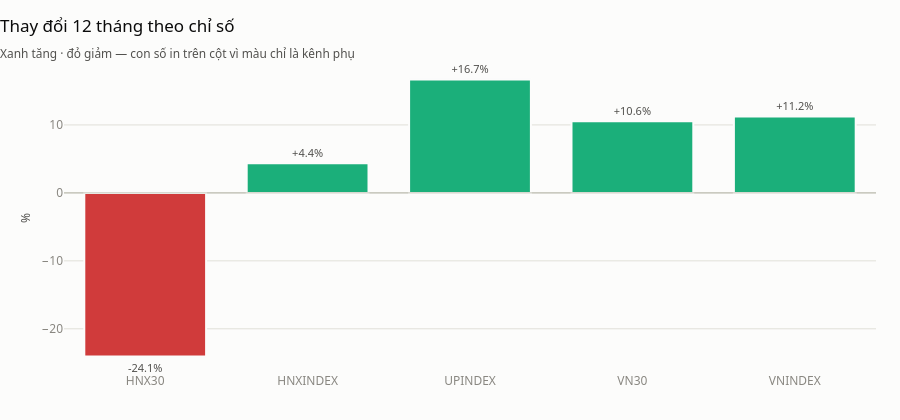

This figure's notebook cell:
### Markdown cell above
Đọc được ngay: chỉ số nào dẫn dắt, chỉ số nào tụt lại, và khoảng cách giữa
chúng nở ra hay hẹp lại vào lúc nào. Không thông tin nào trong đó lấy được từ
một biểu đồ hai trục y.

### Code cell
tong_ket = (
    hieu_suat.groupby("symbol", observed=True)["chi_so_100"]
    .last()
    .sub(100)
    .round(2)
    .reset_index()
    .rename(columns={"chi_so_100": "thay_doi_pct"})
)

thanh_doi_mau(
    tong_ket,
    x="symbol",
    y="thay_doi_pct",
    tieu_de="Thay đổi 12 tháng theo chỉ số",
    phu_de="Xanh tăng · đỏ giảm — con số in trên cột vì màu chỉ là kênh phụ",
    nhan_y="%",
    dinh_dang_nhan="{:+.1f}%",
)

### Figure 1 — Plotly figure (JSON) as saved in the notebook; plotly's stock layout.template omitted (floating-point values rounded to 4 significant figures)
{"data": [{"cliponaxis": false, "hovertemplate": "%{x}<br>%{y:,.2f}<extra></extra>", "marker": {"color": ["#d03b3b", "#1baf7a", "#1baf7a", "#1baf7a", "#1baf7a"], "line": {"color": "#fcfcfb", "width": 2}}, "text": ["-24.1%", "+4.4%", "+16.7%", "+10.6%", "+11.2%"], "textfont": {"color": "#52514e", "size": 11}, "textposition": "outside", "type": "bar", "x": ["HNX30", "HNXINDEX", "UPINDEX", "VN30", "VNINDEX"], "y": [-24.09, 4.36, 16.7, 10.56, 11.25]}], "layout": {"bargap": 0.25, "height": 420, "shapes": [{"line": {"color": "#c3c2b7", "width": 1}, "type": "line", "x0": 0, "x1": 1, "xref": "x domain", "y0": 0, "y1": 0, "yref": "y"}], "showlegend": false, "title": {"text": "Thay đổi 12 tháng theo chỉ số<br><sub style='color:#52514e'>Xanh tăng · đỏ giảm — con số in trên cột vì màu chỉ là kênh phụ</sub>"}, "yaxis": {"title": {"text": "%"}}}}
